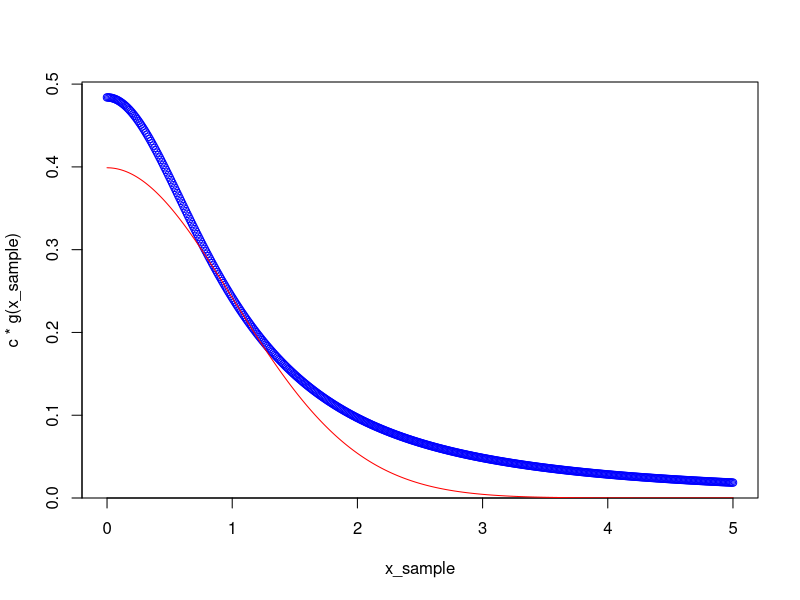
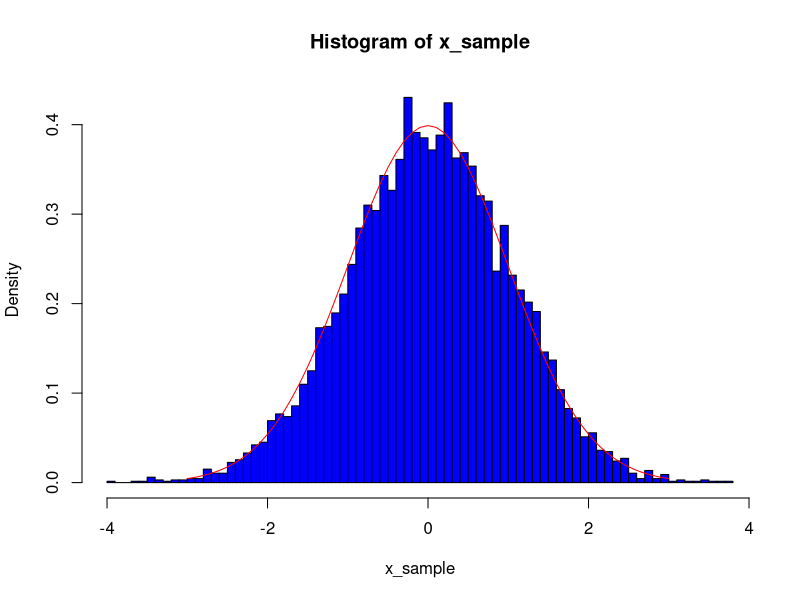

Here is the R script that generated these plots, in order:
f <- function(x) {
    return((1 / sqrt(2 * pi)) * (exp((-x^2) / 2)))
}

g <- function(x) {
    return(1 / (pi * (1 + x^2)))
}

c <- (sqrt(2 * pi)) * exp(-1 / 2)

# Part a
x_sample <- seq(0, 5, 0.01)
plot(x_sample, c * g(x_sample), col = "blue")
lines(x_sample, f(x_sample), col = "red")

# Part b
n <- 10000
y_sample <- rcauchy(n)
u <- runif(n, 0, 1)
accept <- u < (f(y_sample) / (c * g(y_sample)))
x_sample <- y_sample[accept]
hist(x_sample, breaks = 100, freq =  FALSE, col = "blue")

# Part c
x_sample_actual <- seq(-3, 3, 0.1)
p_sample_actual <- f(x_sample_actual)
lines(x_sample_actual, p_sample_actual, col = "red")

